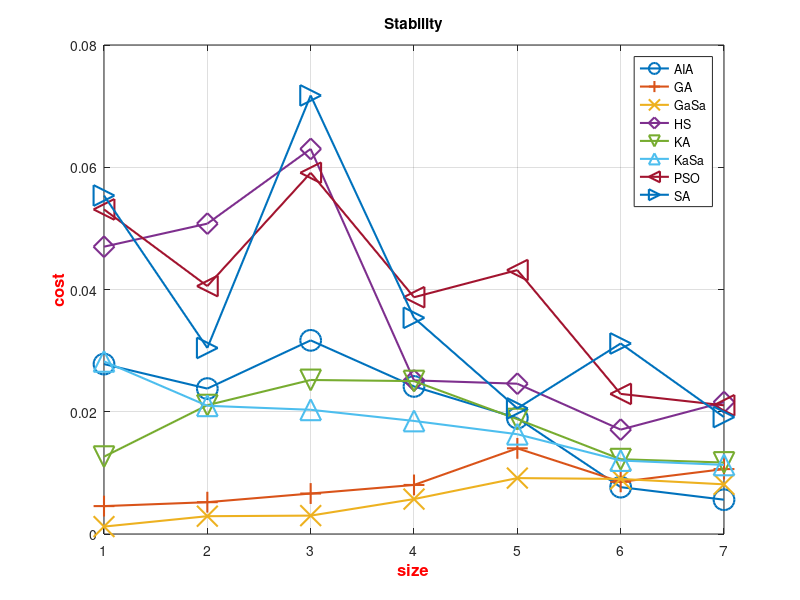

Source code (MATLAB): (Note: this script raises an error after producing the figure.)
%% SA
load('Data/SA.mat');
Ans_SA=Ans;
%% GA
load('Data/GA.mat');
Ans_GA=Ans;
%% KA
load('Data/KA.mat');
Ans_KA=Ans;
%% PSO
load('Data/PSO.mat');
Ans_PSO=Ans;
%% HS
load('Data/HS.mat');
Ans_HS=Ans;
%% AIA
load('Data/AIA.mat');
Ans_AIA=Ans;
%% GaSa
load('Data/GaSa.mat');
Ans_GaSa=Ans;
%% KaSa
load('Data/KaSa.mat');
Ans_KaSa=Ans;

%% Drew Table
LineWidth=1.5;
MarkerSize=15;

p=plot(Ans_AIA,'-o','LineWidth',LineWidth,'MarkerSize',MarkerSize);
hold on;
plot(Ans_GA,'-+','LineWidth',LineWidth,'MarkerSize',MarkerSize);
plot(Ans_GaSa,'-x','LineWidth',LineWidth,'MarkerSize',MarkerSize);
plot(Ans_HS,'-d','LineWidth',LineWidth,'MarkerSize',MarkerSize);
plot(Ans_KA,'-v','LineWidth',LineWidth,'MarkerSize',MarkerSize);
plot(Ans_KaSa,'-^','LineWidth',LineWidth,'MarkerSize',MarkerSize);
plot(Ans_PSO,'-<','LineWidth',LineWidth,'MarkerSize',MarkerSize);
plot(Ans_SA,'->','LineWidth',LineWidth,'MarkerSize',MarkerSize);
xlabel('size','FontSize',12,'FontWeight','bold','Color','r');
ylabel('cost','FontSize',12,'FontWeight','bold','Color','r');
legend('AIA','GA','GaSa','HS','KA','KaSa','PSO','SA')
title('Stability');
grid on
ax = gca;
ax.XTickLabel = {'10 * 10','10 * 20','15 * 15','10 * 30','50 * 50','30 * 100','50 * 200'};